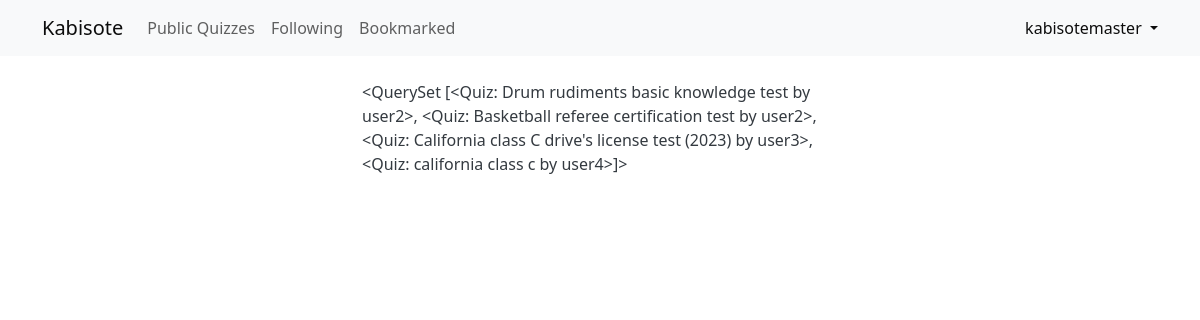
Page / (signed in) on the committed database.
### kabisote/models.py (models this page shows, shortened)
class User(AbstractUser):
    pass

class Quiz(models.Model):
    owner = models.ForeignKey(User, on_delete=models.CASCADE)
    title = models.CharField(max_length=255)
    description = models.TextField(blank=True)
    private = models.BooleanField(default=False)
    updated = models.DateTimeField(auto_now=True)
    created = models.DateTimeField(auto_now_add=True, blank=True)
    tag = models.ManyToManyField(Tag, related_name="tags", blank=True)
    class Meta:
        ordering = ['-updated']
    def __str__(self):
        return f"{self.title} by {self.owner}"

### kabisote/views.py (the view)
# urls.py: path("", views.index, name="index"),
def index(request):
    data = Quiz.objects.filter()
    return render(request, "kabisote/index.html", {'items': data})

### kabisote/templates/kabisote/index.html
{% extends "kabisote/layout.html" %}
{% block body %}
    <div class="row py-4">
       <div class="col col-lg-5 col-sm-10 mx-auto">
            <div id="feed">
                {{ items }}
            </div>
       </div>
    </div>
{% endblock %}

### kabisote/templates/kabisote/layout.html (shortened to what this page needs)
{% load static %}
<!DOCTYPE html>
<html lang="en">
    <head>
        <link rel="stylesheet" href="https://cdn.jsdelivr.net/npm/bootstrap@5.3.2/dist/css/bootstrap.min.css">
        <link href="{% static 'kabisote/mainstyle.css' %}" rel="stylesheet">
    </head>
    <body>
        <header class="navbar navbar-expand navbar-light bg-light flex px-2">
          <div class="container">
            <a class="navbar-brand" href="{% url 'index' %}">Kabisote</a>
            <div class="collapse navbar-collapse">
              <ul class="navbar-nav me-md-auto ">
                <li class="nav-item">
                  <a class="nav-link" href="{% url 'routes' type='public' %}">Public Quizzes</a>
                </li>
                {% if user.is_authenticated %}
                <li class="nav-item">
                  <a class="nav-link" href="{% url 'routes' type='following' %}">Following</a>
                </li>
                <li class="nav-item">
                  <a class="nav-link" href="{% url 'routes' type='bookmarked' %}">Bookmarked</a>
                </li>
                {% endif %}
              </ul>
            </div>
            {% if user.is_authenticated %}
            <div class="dropdown">
              <a href="#" class="d-block link-body-emphasis text-decoration-none dropdown-toggle" data-bs-toggle="dropdown" aria-expanded="false">
               {{user.username}}
              </a>
            </div>
            {% endif %}
          </div>
        </header>
        <div class="body container-fluid">
            {% block body %}
            {% endblock %}
        </div>
    </body>
</html>

### kabisote/static/kabisote/mainstyle.css (style rules this page uses)
body { color: #343a40; }
a, .viewclick { color: #495057; text-decoration: none; opacity: .95; }

### rows in the picture
User: username "kabisotemaster"
Quiz: title+owner "<QuerySet [<Quiz: Drum rudiments basic knowledge test by user2>, <Quiz: Basketball referee certification test by user2>, <Quiz: California class C drive's license test (2023) by user3>, <Quiz: california class c by user4>]>"
